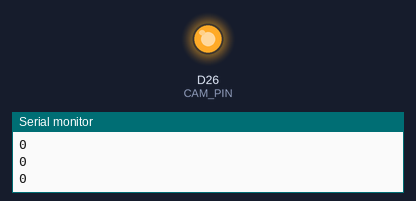
A sketch run on a simulated Arduino Due. Parts: output pins drawn as LEDs (lit = HIGH), the last lines printed to the serial monitor. Pins used as bus, display or sensor lines are not drawn.

Above: at 0.1 s.
At 2.1 s:
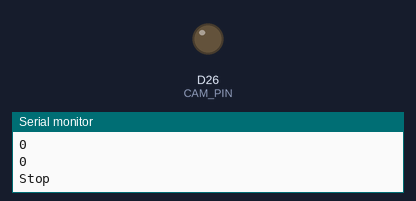
Timing chart, 0 to 3.6 s (numbered marks = the images above):
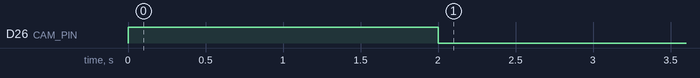

The sketch:

joint_angle_acquisition.ino
```cpp
/**
 * Author Teemu Mäntykallio
 * Initializes the library and turns the motor in alternating directions.
 * Modified by Charles DeLorey for master's thesis project, Hamlyn Centre ICL 2020-2021
*/

// make sure under Tools > Board it's Board: Arduino Due (Programming Port)


#define TRIGGER_PIN 22   // pin for activating EIT system
#define CAM_PIN     26   // pin for syncing webcam footage


int trigger_freq = 40; // Hz
int iters        = 0;
int loopcount    = 0;
int curr_steps   = 0;
#include <DueTimer.h>

void setup() {
  Serial.begin(115200);
  while(!Serial);

  pinMode(TRIGGER_PIN, OUTPUT);
  pinMode(CAM_PIN, OUTPUT);
  Timer3.attachInterrupt(triggerReading).setFrequency(trigger_freq);
  Timer3.start();
  Serial.println("Start!");
  digitalWrite(CAM_PIN, HIGH);
}


void loop() {

  if (iters == 1) {
    Timer3.stop();
    Serial.println("Stop");
    digitalWrite(CAM_PIN, LOW);
    iters++; //only run it once
  }

  if (iters < 1) {
    delay(2000);
    iters++;
  }

}


void triggerReading(){
  digitalWrite(TRIGGER_PIN, HIGH);
  Serial.println(curr_steps/2);    // sending step val to pyserial
  digitalWrite(TRIGGER_PIN, LOW);
}


//* could use another arduino pin to measure/signal the movement/motion of the stepper
//  could setup other program on daq to record voltage on direction pin
//  or record digital pin direction pin
//  do loop multiple times and then calculate functional loop speed

// oneFlex : params:
// - steps is the number of stepper steps the motor will turn
// - rate is the trigger rate for the DAQ sampling
//void oneFlex(int steps, int dly) { //can drop this speed of data collection to make sure it's definitely synchronised with the data collection
//  driver.shaft_dir(0);
//  for (int i=0; i < steps * microstps; i++) {
//    curr_steps++;
//    digitalWrite(STEP_PIN, HIGH);
//    delayMicroseconds(dly);
//    digitalWrite(STEP_PIN, LOW);
//    delayMicroseconds(dly);
//  }
//}

// oneRelax : params:
// - steps is the number of stepper steps the motor will turn
// - rate is the trigger rate for the DAQ sampling
//void oneRelax(int steps, int dly) {
//  driver.shaft_dir(1);
//  for (int i=0; i < steps * microstps; i++) {
//    curr_steps--;
//    digitalWrite(STEP_PIN, HIGH);
//    delayMicroseconds(dly);
//    digitalWrite(STEP_PIN, LOW);
//    delayMicroseconds(dly);
//  }
//}
```

Measured:
- by itself, D26 (CAM_PIN): HIGH → LOW at 2.0 s
